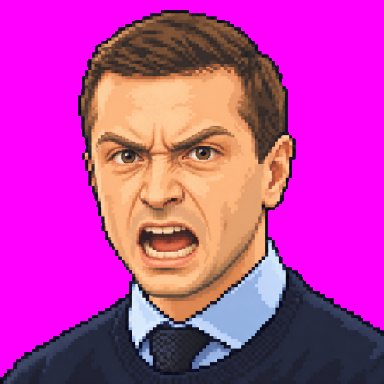
#> input picture assets/art/portraits/bardella_angry.png, 384 x 384 px
$ python pixelize.py ../assets/art/portraits/bardella_angry.png 5 5 5 ../assets/art/portraits/bardella_sulk.png ../assets/art/portraits/bardella_sulk.png
#> lines starting #> are read from the running program, lines starting #| are printed output that depends on the picture; after the words box and inside, x2 and y2 are one past the last pixel; in counts of white or black regions, pixels touching at a corner belong together
"""Turn a 1024px AI 'pixel art' image on a magenta-ish background into a true low-res sprite.

pixelize(path, (w, h), colors, fit=...) -> PIL 'P' image, index 0 = transparent.
The background is removed by flood-filling magenta/pink pixels connected to the image border,
so pink clothes inside the character survive.
"""
from collections import deque

import numpy as np
from PIL import Image


def magenta_like(a):
    a = a.astype(int)
    r, g, b = a[..., 0], a[..., 1], a[..., 2]
    return (r > 120) & (b > 90) & (g < np.minimum(r, b) - 50) & (abs(r - b) < 140)


def background_mask(rgb):
    m = magenta_like(rgb)
    h, w = m.shape
    bg = np.zeros_like(m)
    q = deque()
    for x in range(w):
        for y in (0, h - 1):
            if m[y, x] and not bg[y, x]:
                bg[y, x] = True
                q.append((y, x))
    for y in range(h):
        for x in (0, w - 1):
            if m[y, x] and not bg[y, x]:
                bg[y, x] = True
                q.append((y, x))
    while q:
        y, x = q.popleft()
        for dy, dx in ((1, 0), (-1, 0), (0, 1), (0, -1)):
            ny, nx = y + dy, x + dx
            if 0 <= ny < h and 0 <= nx < w and m[ny, nx] and not bg[ny, nx]:
                bg[ny, nx] = True
                q.append((ny, nx))
    return bg


def _quantize(small_rgb, opaque, colors):
    pix = small_rgb[opaque]
    tmp = Image.fromarray(pix.reshape(1, -1, 3).astype('uint8'))
    q = tmp.quantize(colors=colors, method=Image.Quantize.MEDIANCUT, dither=Image.Dither.NONE)
    pal = q.getpalette()[:colors * 3]
    idx = np.zeros(opaque.shape, dtype='uint8')
    idx[opaque] = np.array(q).reshape(-1) + 1
    return idx, pal


def pixelize(path, size, colors=31, fit='full', margin=0, crop=None, bg_full=False):
    """fit='full': resize the whole image to size.
       fit='bbox': crop to the opaque bounding box, keep aspect, bottom-centre into size with margin."""
#> called with size = (5, 5), colors = 5, margin = 2, bg_full = False
    im = Image.open(path).convert('RGB')
#> im is the input picture: PIL image 384x384 RGB; mean R, G, B 193.3, 58.4, 168.6
    if crop:
        im = im.crop(crop)
    arr = np.array(im)
    bg = np.zeros(arr.shape[:2], bool) if bg_full else background_mask(arr)
#> in magenta_like, `r, g, b = a[..., 0], a[..., 1], a[..., 2]`:
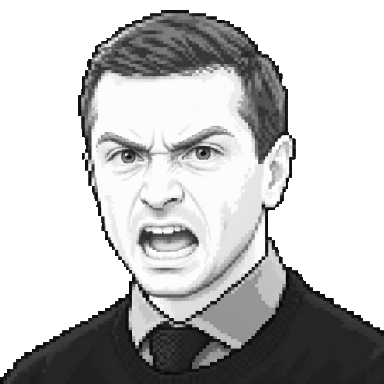
#> r: shape (384, 384) int64; min 3, max 255, mean 193.3
#> in magenta_like, `r, g, b = a[..., 0], a[..., 1], a[..., 2]`:
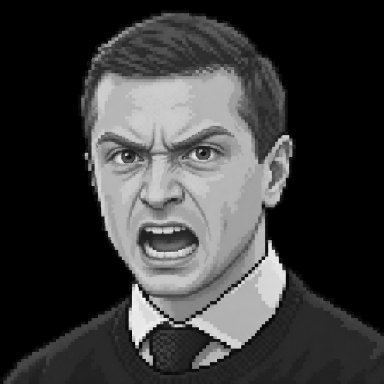
#> g: shape (384, 384) int64; min 0, max 244, mean 58.4
#> in magenta_like, `r, g, b = a[..., 0], a[..., 1], a[..., 2]`:
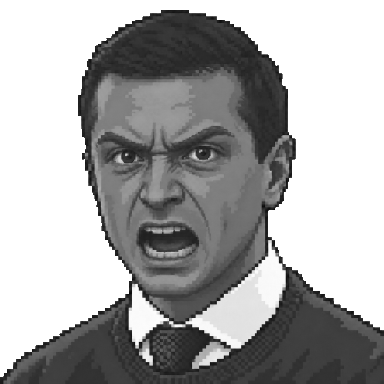
#> b: shape (384, 384) int64; min 8, max 255, mean 168.6
#> in magenta_like, `return (r > 120) & (b > 90) & (g < np.minimum(r, b) - 50) & (abs(r - b..`:
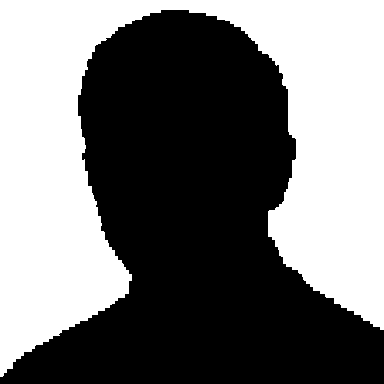
#> returned value: shape (384, 384) bool; 46.2% white; 1 white region, box (x1, y1, x2, y2) and area: (0, 0, 384, 377) 68123
#> after the loop in background_mask, `for x in range(w):`:
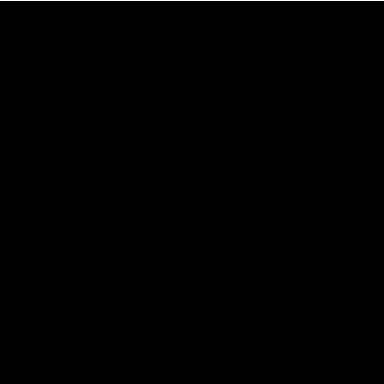
#> bg: shape (384, 384) bool; 0.26% white in thin lines or dots, all inside (x1, y1, x2, y2) = (0, 0, 384, 1)
#> after the loop in background_mask, `for y in range(h):`:
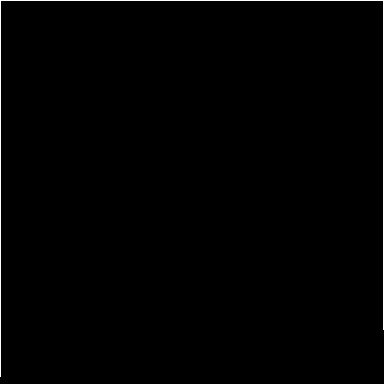
#> bg: shape (384, 384) bool; 0.74% white in thin lines or dots
    w, h = size
    if fit == 'bbox':
        ys, xs = np.where(~bg)
        y0, y1, x0, x1 = ys.min(), ys.max() + 1, xs.min(), xs.max() + 1
        bw, bh = x1 - x0, y1 - y0
        s = min((w - 2 * margin) / bw, (h - 2 * margin) / bh)
        tw, th = max(1, round(bw * s)), max(1, round(bh * s))
        sub = im.crop((x0, y0, x1, y1)).resize((tw, th), Image.BOX)
        subm = Image.fromarray((~bg[y0:y1, x0:x1] * 255).astype('uint8')).resize((tw, th), Image.BOX)
        canvas = np.zeros((h, w, 3), 'uint8')
        mask = np.zeros((h, w), bool)
        ox = (w - tw) // 2
        oy = h - margin - th
        canvas[oy:oy + th, ox:ox + tw] = np.array(sub)
        mask[oy:oy + th, ox:ox + tw] = np.array(subm) > 127
        small, opaque = canvas, mask
    else:
        small = np.array(im.resize((w, h), Image.BOX))
        m = Image.fromarray((~bg * 255).astype('uint8')).resize((w, h), Image.BOX)
        opaque = np.array(m) > 127
#> opaque = [[False, True, True, False, False], [False, True, True, True, False], [False, True, True, True, False], [False, False, True, True, False], [False, True, True, True, True]]
    if not opaque.any():
        raise ValueError('empty sprite ' + path)
    idx, pal = _quantize(small, opaque, colors)
#> in _quantize, `pix = small_rgb[opaque]`: pix = 14 rows, first 8: [173, 35, 149], [127, 56, 87], [209, 142, 116], [229, 168, 119], [165, 73, 112], [225, 123, 139], [233, 164, 114], [228, 103, 152]
#> in _quantize, `pal = q.getpalette()[:colors * 3]`: pal = [224, 158, 116, 213, 130, 119, 161, 100, 142, 134, 57, 111, 57, 53, 85]
#> idx = [[0, 4, 4, 0, 0], [0, 2, 1, 4, 0], [0, 2, 1, 2, 0], [0, 0, 2, 3, 0], [0, 5, 5, 5, 5]]
    out = Image.fromarray(idx, 'P')
    out.putpalette([255, 0, 255] + pal + [0] * (768 - 3 - len(pal)))
    return out


def add_outline(img, rgb=(24, 16, 32)):
    """Add a 1px dark outline around the opaque area, using (or adding) a palette entry."""
    a = np.array(img)
    pal = img.getpalette()
    m = a > 0
    o = np.zeros_like(m)
    o[1:, :] |= m[:-1, :]
    o[:-1, :] |= m[1:, :]
    o[:, 1:] |= m[:, :-1]
    o[:, :-1] |= m[:, 1:]
    used = int(a.max())
    idx = used + 1
    if idx > 255:
        return img
    pal[idx * 3:idx * 3 + 3] = list(rgb)
    a[o & ~m] = idx
    r = Image.fromarray(a, 'P')
    r.putpalette(pal)
    return r


def to_rgb15(pal, n):
    out = []
    for i in range(n):
        r, g, b = pal[i * 3:i * 3 + 3]
        out.append((r >> 3) | ((g >> 3) << 5) | ((b >> 3) << 10))
    return out


if __name__ == '__main__':
    import sys
    src, w, h, c, out = sys.argv[1], int(sys.argv[2]), int(sys.argv[3]), int(sys.argv[4]), sys.argv[5]
    fit = sys.argv[6] if len(sys.argv) > 6 else 'full'
    p = pixelize(src, (w, h), c, fit=fit, margin=2)
    p.save(out)
    p.convert('RGB').resize((w * 4, h * 4), Image.NEAREST).save(out.replace('.png', '_x4.png'))
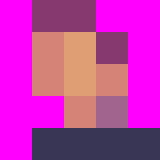
#> saved as bardella_sulk_x4.png: PIL image 20x20 RGB (shown 8 times larger); mean R, G, B 195.8, 52.8, 173.1

$ run again, on assets/art/portraits/barnier_neutral.png
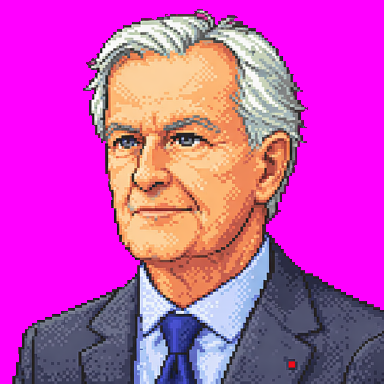
#> input picture assets/art/portraits/barnier_neutral.png, 384 x 384 px
#> in pixelize, im is the input picture: PIL image 384x384 RGB; mean R, G, B 202, 72, 183.1
#> in magenta_like, `return (r > 120) & (b > 90) & (g < np.minimum(r, b) - 50) & (abs(r - b..`:
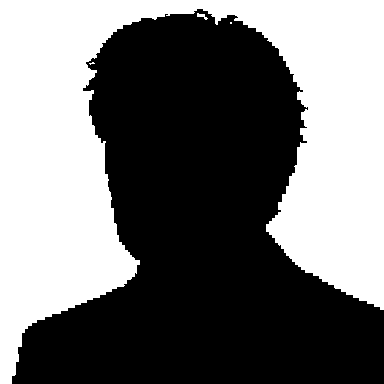
#> returned value: shape (384, 384) bool; 45% white; 4 white regions (2 under 20 px), largest, box (x1, y1, x2, y2) and area: (0, 0, 384, 384) 66246, (197, 13, 208, 20) 35
#> opaque = [[False, False, True, False, False], [False, True, True, True, False], [False, True, True, True, False], [False, False, True, True, False], [True, True, True, True, True]]
#> pix = 14 rows, first 8: [214, 141, 168], [214, 126, 153], [226, 164, 115], [184, 142, 150], [238, 95, 177], [239, 165, 110], [213, 81, 135], [213, 136, 108]
#> in _quantize, `pal = q.getpalette()[:colors * 3]`: pal = [226, 157, 131, 214, 131, 131, 133, 124, 155, 183, 80, 153, 78, 80, 108]
#> in pixelize, `idx, pal = _quantize(small, opaque, colors)`: idx = [[0, 0, 2, 0, 0], [0, 2, 1, 2, 0], [0, 4, 1, 4, 0], [0, 0, 2, 3, 0], [4, 5, 3, 5, 5]]
#> `p.convert('RGB').resize((w * 4, h * 4), Image.NEAREST).save(out.replac..`:
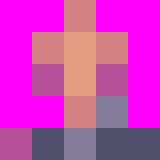
#> saved as barnier_neutral_x4.png: PIL image 20x20 RGB (shown 8 times larger); mean R, G, B 206.5, 62.6, 187.4
